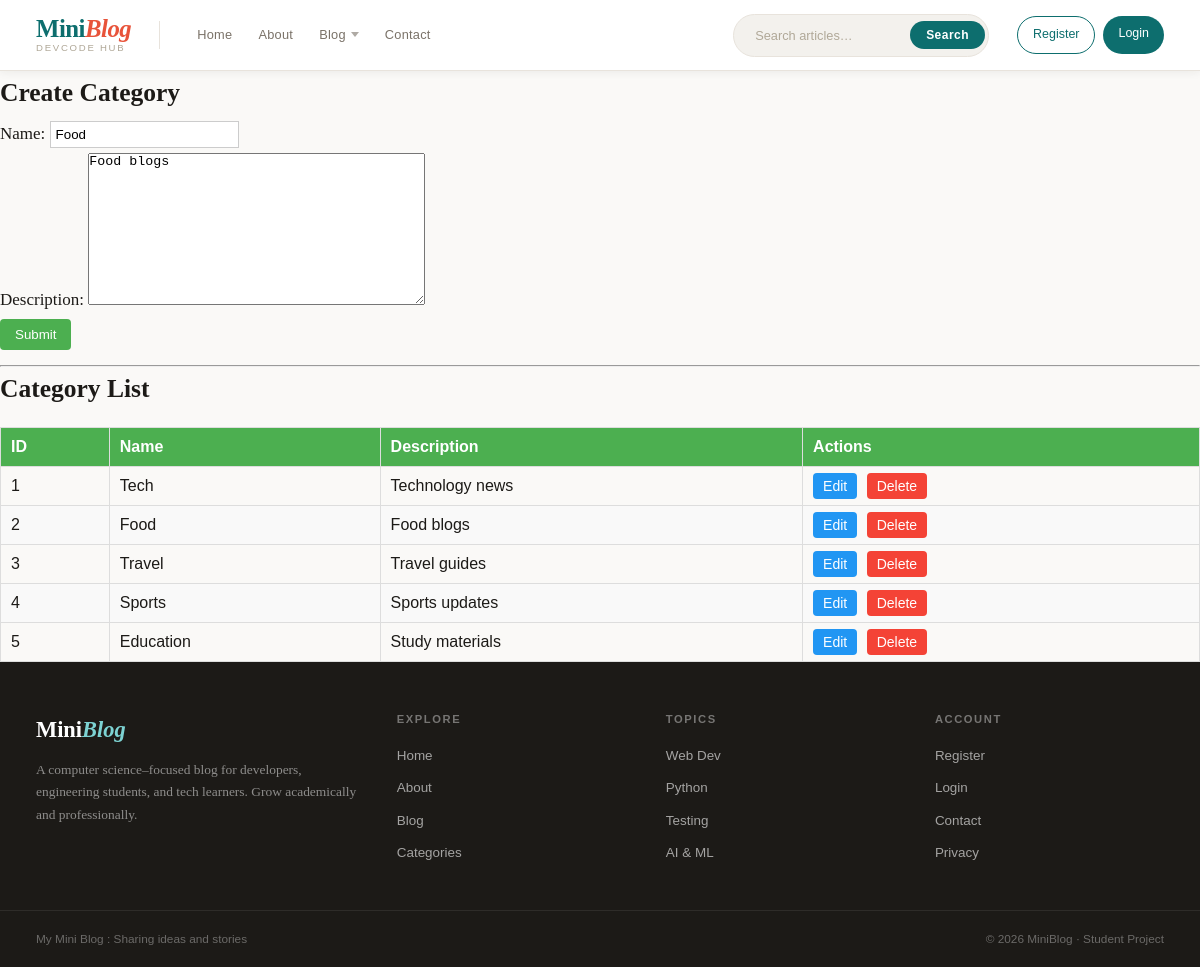
Page /category/edit/2/ on the committed database.
### blog/models.py (models this page shows, shortened)
class Category(models.Model):
    name = models.CharField(max_length=100)
    description = models.TextField()

### blog/views.py (the view)
# urls.py: path('category/edit/<int:id>/', views.edit_category, name='edit_category'),
def edit_category(request, id):
    category = get_object_or_404(Category, id=id)
    if request.method == "POST":
        form = CategoryForm(request.POST, instance=category)
        if form.is_valid():
            form.save()
            return redirect('category')
    form = CategoryForm(instance=category)
    data = Category.objects.all()
    return render(request, "category.html", {
        "form": form,
        "data": data
    })

### blog/forms.py
class CategoryForm(forms.ModelForm):
    class Meta:
        model = Category
        fields = '__all__'

### blog/context_processors.py (called while the page is built)
def blog_info(request):
    return {
        'blog_title': 'My Mini Blog',
        'blog_tagline': 'Sharing ideas and stories'
    }

### Templates/category.html (shortened to what this page needs)
{% extends 'base.html' %}
{% block content %}
<h2>Create Category</h2>
<form method="POST">
    {{ form.as_p }}
    <input type="submit" value="Submit" class="btn-submit">
</form>
<hr>
<h2>Category List</h2>
<table class="category-table">
    <thead>
        <tr>
            <th>ID</th>
            <th>Name</th>
            <th>Description</th>
            <th>Actions</th>
        </tr>
    </thead>
    <tbody>
        {% for item in data %}
        <tr>
            <td>{{ item.id }}</td>
            <td>{{ item.name }}</td>
            <td>{{ item.description }}</td>
            <td>
                <a href="{% url 'edit_category' item.id %}" class="btn-edit">Edit</a>
                <a href="{% url 'delete_category' item.id %}" class="btn-delete">Delete</a>
            </td>
        </tr>
        {% endfor %}
    </tbody>
</table>
{% endblock %}

### static/css/base.css (style rules this page uses)
:root { --bg: #faf9f7; --bg2: #f3f1ed; --surface: #ffffff; --surface2: #f7f5f2; --border: #e8e3dc; --border2: #d4cdc3; --teal: #0d6e6e; --teal-dark: #084e4e; --teal-mid: #1a8a8a; --teal-pale: #e8f4f4; --teal-glow: rgba(13, 110, 110, 0.12); --coral: #e8533a; --coral-dk: #c73d26; --coral-pale:#fdf0ed; --text: #1c1a17; --text2: #3d3830; --muted: #7a7268; --subtle: #b0a898; --f-display: 'Playfair Display', Georgia, serif; --f-body: 'Source Serif 4', 'Palatino Linotype', serif; --f-ui: 'DM Sans', Verdana, sans-serif; --f-mono: 'Courier New', Courier, monospace; --radius: 8px; --radius-lg: 14px; --shadow-sm: 0 2px 8px rgba(28, 26, 23, 0.06); --shadow: 0 6px 24px rgba(28, 26, 23, 0.10); --shadow-lg: 0 16px 48px rgba(28, 26, 23, 0.14); }
*, *::before, *::after { box-sizing: border-box; margin: 0; padding: 0; }
html { scroll-behavior: smooth; }
body { background: var(--bg); color: var(--text); font-family: var(--f-body); font-size: 17px; line-height: 1.75; min-height: 100vh; display: flex; flex-direction: column; }
a { color: inherit; text-decoration: none; }

### Templates/base.html (style rules this page uses)
input { padding: 5px; margin: 5px 0; border: 1px solid #ccc; }
:root { --bg: #faf9f7; --bg2: #f3f1ed; --surface: #ffffff; --surface2: #f7f5f2; --border: #e8e3dc; --border2: #d4cdc3; --teal: #0d6e6e; --teal-dark: #084e4e; --teal-mid: #1a8a8a; --teal-pale: #e8f4f4; --teal-glow: rgba(13, 110, 110, 0.12); --coral: #e8533a; --coral-dk: #c73d26; --coral-pale:#fdf0ed; --text: #1c1a17; --text2: #3d3830; --muted: #7a7268; --subtle: #b0a898; --f-display: 'Playfair Display', Georgia, serif; --f-body: 'Source Serif 4', 'Palatino Linotype', serif; --f-ui: 'DM Sans', Verdana, sans-serif; --f-mono: 'Courier New', Courier, monospace; --radius: 8px; --radius-lg: 14px; --shadow-sm: 0 2px 8px rgba(28, 26, 23, 0.06); --shadow: 0 6px 24px rgba(28, 26, 23, 0.10); --shadow-lg: 0 16px 48px rgba(28, 26, 23, 0.14); }
*, *::before, *::after { box-sizing: border-box; margin: 0; padding: 0; }
html { scroll-behavior: smooth; }
body { background: var(--bg); color: var(--text); font-family: var(--f-body); font-size: 17px; line-height: 1.75; min-height: 100vh; display: flex; flex-direction: column; }
a { color: inherit; text-decoration: none; }

### Templates/category.html (style rules this page uses)
.category-table { width: 100%; border-collapse: collapse; margin-top: 15px; font-family: Arial, sans-serif; }
.category-table th, .category-table td { border: 1px solid #ddd; padding: 10px; text-align: left; }
.category-table th { background-color: #4CAF50; color: white; }
.category-table tr:nth-child(even) { background-color: #f9f9f9; }
.btn-edit, .btn-delete { padding: 5px 10px; text-decoration: none; border-radius: 4px; font-size: 14px; }
.btn-edit { background-color: #2196F3; color: white; }
.btn-delete { background-color: #f44336; color: white; margin-left: 5px; }
.btn-submit { background-color: #4CAF50; color: white; padding: 8px 15px; border: none; border-radius: 4px; cursor: pointer; }

### rows in the picture
Category: name "Food", description "Food blogs", id "2"
Category: id "1", name "Tech", description "Technology news"
Category: id "3", name "Travel", description "Travel guides"
Category: id "4", name "Sports", description "Sports updates"
Category: id "5", name "Education", description "Study materials"

### other values in the picture
{{ blog_title }} "My Mini Blog"
{{ blog_tagline }} "Sharing ideas and stories"
